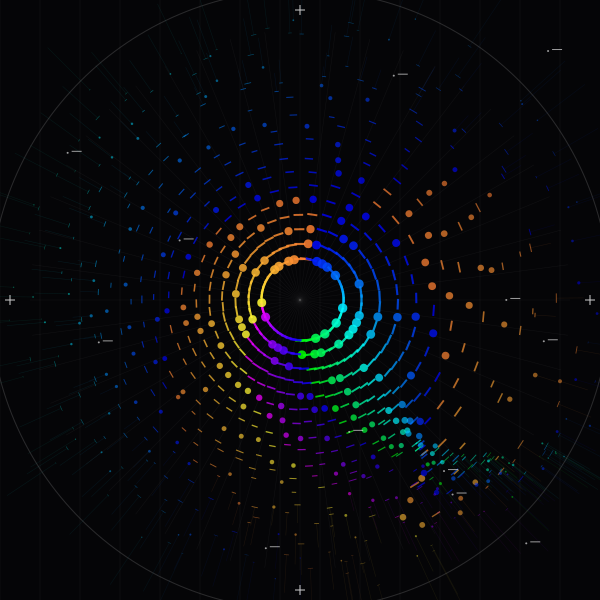

Reproduce this figure in Python.
import cairo
import math
import random

# Setup
width, height = 600, 600 # Square format works better for polar transformations
surface = cairo.ImageSurface(cairo.FORMAT_ARGB32, width, height)
ctx = cairo.Context(surface)

# Background - Deep charcoal for high contrast
ctx.set_source_rgb(0.02, 0.02, 0.03)
ctx.paint()

def draw_deformed_glyph(ctx, x, y, size, angle, entropy):
    """Draws a Swiss-style geometric glyph with entropic distortion."""
    ctx.save()
    ctx.translate(x, y)
    ctx.rotate(angle)
    
    # Base geometry: A rectangular block or line
    if random.random() > 0.3:
        # Structured rectangle
        h = size * (1.0 + entropy * random.uniform(-0.5, 2.0))
        w = size * 0.2
        ctx.rectangle(-w/2, -h/2, w, h)
    else:
        # Circular element
        ctx.arc(0, 0, size * 0.4, 0, 2 * math.pi)
    
    ctx.fill()
    ctx.restore()

def get_spectral_color(t):
    """Returns a high-saturation spectral color based on t (0 to 1)."""
    # Mimics a heatmap: Deep Blue -> Cyan -> Magenta -> Bright Orange
    if t < 0.25:
        return (0, 4*t, 1) # Blue to Cyan
    elif t < 0.5:
        return (0, 1, 1 - 4*(t-0.25)) # Cyan to Green
    elif t < 0.75:
        return (4*(t-0.5), 0, 1) # Blue to Magenta
    else:
        return (1, 1 - 2*(t-0.75), 0.2) # Magenta to Yellow/Orange

# Parameters
center_x, center_y = width / 2, height / 2
rings = 18
slices = 48
max_radius = width * 0.45
attractor_x, attractor_y = width * 0.7, height * 0.3

# 1. Background Grid: Subtle radial lines
ctx.set_line_width(0.5)
for i in range(slices):
    angle = (i / slices) * 2 * math.pi
    ctx.move_to(center_x, center_y)
    ctx.line_to(center_x + math.cos(angle) * max_radius, center_y + math.sin(angle) * max_radius)
    ctx.set_source_rgba(1, 1, 1, 0.05)
    ctx.stroke()

# 2. Main Generative Logic: Polar Grid Transformation
for r_idx in range(1, rings + 1):
    r_norm = r_idx / rings
    radius = r_norm * max_radius
    
    # Entropic factor increases with radius (ordered core -> chaotic edge)
    entropy = math.pow(r_norm, 2.5) 
    
    for s_idx in range(slices):
        angle = (s_idx / slices) * 2 * math.pi
        
        # Scalar Field: Distance to an attractor point distorts the coordinates
        curr_x = center_x + math.cos(angle) * radius
        curr_y = center_y + math.sin(angle) * radius
        dist_to_attractor = math.sqrt((curr_x - attractor_x)**2 + (curr_y - attractor_y)**2)
        distortion = math.exp(-dist_to_attractor / 150.0) * 40.0
        
        # Calculate final coordinates with distortion and entropy
        phi = angle + (distortion * 0.05) + (random.uniform(-0.1, 0.1) * entropy)
        distorted_r = radius + (distortion * 2.0) + (random.uniform(-20, 20) * entropy)
        
        final_x = center_x + math.cos(phi) * distorted_r
        final_y = center_y + math.sin(phi) * distorted_r
        
        # Visual Styling
        # Color based on angle (spectral) and proximity to attractor
        color_t = (angle / (2 * math.pi) + (dist_to_attractor / 500)) % 1.0
        r, g, b = get_spectral_color(color_t)
        
        # Alpha modulation: core is opaque, edges are ethereal
        alpha = 0.9 - (r_norm * 0.5)
        
        # "Digital Smear" - Draw trailing lines for outer elements
        if entropy > 0.4:
            ctx.set_source_rgba(r, g, b, alpha * 0.2)
            ctx.set_line_width(0.5)
            ctx.move_to(final_x, final_y)
            ctx.line_to(final_x + (final_x - center_x) * entropy * 0.2, 
                        final_y + (final_y - center_y) * entropy * 0.2)
            ctx.stroke()

        # Draw the primary geometric primitive
        ctx.set_source_rgba(r, g, b, alpha)
        glyph_size = (1.5 + (1.0 - r_norm) * 8.0) * (1.0 + distortion * 0.02)
        draw_deformed_glyph(ctx, final_x, final_y, glyph_size, phi, entropy)

# 3. Overlays: Geometric Swiss elements for "Ordered" feel
ctx.set_source_rgba(1, 1, 1, 0.8)
ctx.set_line_width(1.0)
# Small crosshairs at cardinal points
for i in range(4):
    a = i * (math.pi / 2)
    cx = center_x + math.cos(a) * (max_radius + 20)
    cy = center_y + math.sin(a) * (max_radius + 20)
    ctx.move_to(cx - 5, cy); ctx.line_to(cx + 5, cy)
    ctx.move_to(cx, cy - 5); ctx.line_to(cx, cy + 5)
    ctx.stroke()

# Framing circle
ctx.set_source_rgba(1, 1, 1, 0.15)
ctx.arc(center_x, center_y, max_radius + 40, 0, 2 * math.pi)
ctx.stroke()

# 4. Focal "Data" points
for _ in range(12):
    px = random.uniform(50, width-50)
    py = random.uniform(50, height-50)
    ctx.set_source_rgba(1, 1, 1, 0.6)
    ctx.arc(px, py, 1, 0, 2 * math.pi)
    ctx.fill()
    # Tiny numeric labels (simulated)
    ctx.rectangle(px + 4, py - 2, 10, 1)
    ctx.fill()

# Final Polish: Variable Line Weight Grid
ctx.set_source_rgba(1, 1, 1, 0.03)
for x in range(0, width, 40):
    ctx.move_to(x, 0)
    ctx.line_to(x, height)
    ctx.stroke()
